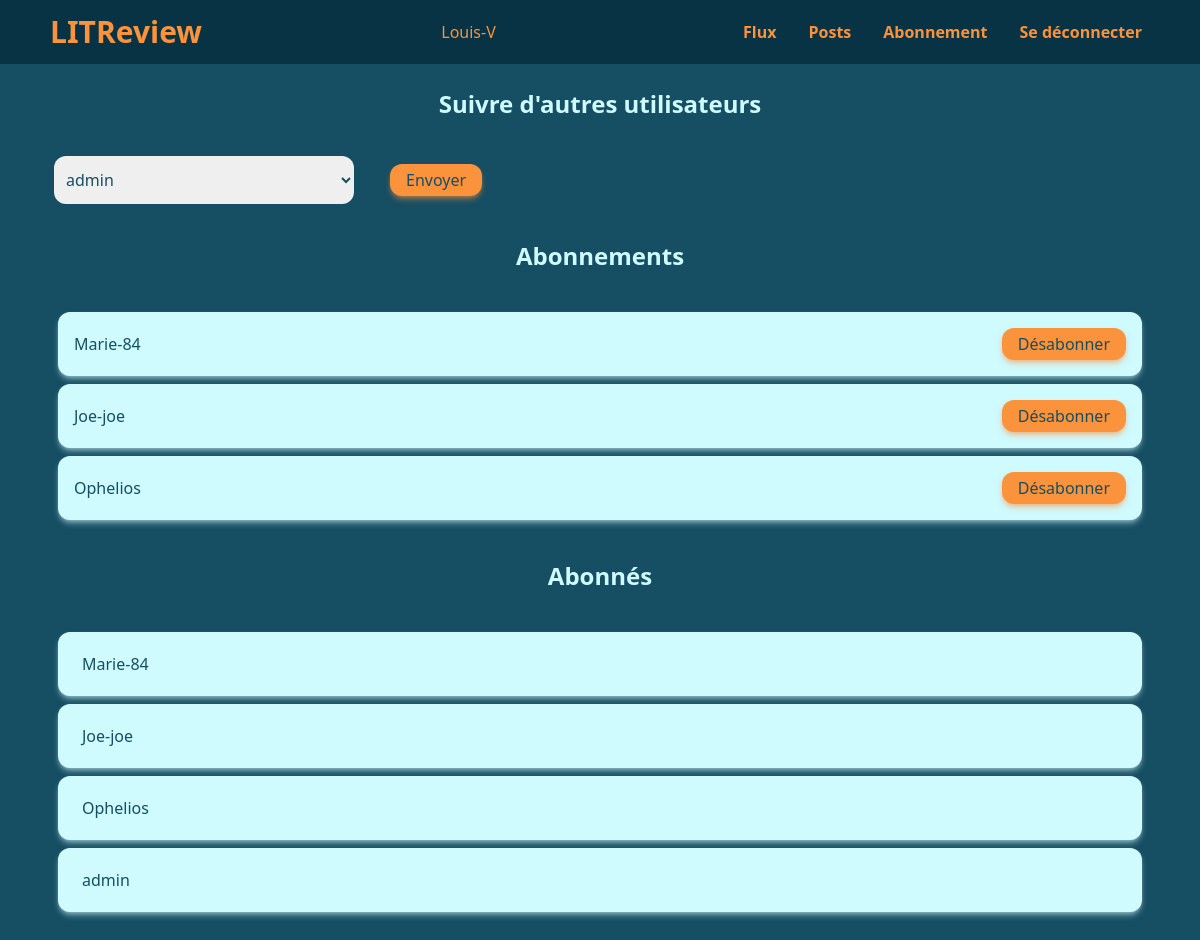
The page /review/follows/ (signed in) on the database its author committed.
### authentication/models.py (models this page shows, shortened)
class User(AbstractBaseUser, PermissionsMixin):
    username = models.CharField(max_length=20, unique=True)
    is_active = models.BooleanField(default=True)
    is_superuser = models.BooleanField(default=False)
    is_staff = models.BooleanField(default=False)
    date_joined = models.DateTimeField(default=timezone.now)
    last_login = models.DateTimeField(blank=True, null=True)
    objects = CustomUserManager()
    USERNAME_FIELD = 'username'
    REQUIRED_FIELDS = []

### review/models.py (models this page shows)
class UserFollows(models.Model):
    user = models.ForeignKey(to=settings.AUTH_USER_MODEL, on_delete=models.CASCADE, related_name='follower')
    followed_user = models.ForeignKey(to=settings.AUTH_USER_MODEL, on_delete=models.CASCADE, related_name='follow_user')
    class Meta:
        unique_together = ('user', 'followed_user', )
    @classmethod
    def get_followers(cls, user_pk):
        return cls.objects.all().filter(followed_user=user_pk)
    @classmethod
    def get_users_followed(cls, user_pk):
        return cls.objects.all().filter(user=user_pk)

### review/views.py (the view, shortened to what this page needs)
# urls.py: path('follows/', views.FollowView.as_view(), name='follows'),
class FollowView(LoginRequiredMixin, View):
    template = 'review/follows.html'
    follow_form_class = forms.FollowForm
    follow_class = models.UserFollows
    def get(self, request):
        form = self.follow_form_class()
        no_following = User.objects.exclude(
            Q(follow_user__user = request.user) |
            Q(pk = request.user.pk)
            )
        form.fields['followed_user'].queryset = no_following
        return render(request, self.template, context=self._get_follow_context(request, form))
    def _get_follow_context(self, request, form):
        return {
            'form': form,
            'followers': self.follow_class.get_followers(request.user),
            'followed': self.follow_class.get_users_followed(request.user)
        }

### review/forms.py
class FollowForm(forms.ModelForm):
    class Meta:
        model = models.UserFollows
        fields = ['followed_user',]
    def __init__(self, *args, **kwargs):
        super().__init__(*args, **kwargs)
        self.fields['followed_user'].empty_label = None

### review/templates/review/follows.html (shortened to what this page needs)
{% extends 'base.html' %}
{% block content %}
    <div class="w-full">
        <h2 class="flex items-center justify-center h-24">Suivre d'autres utilisateurs</h2>
        <form method="post" class="label-none flex items-center">
            {{ form }}
            <button type="submit" class="btn px-4 py-1 ml-8">Envoyer</button>
        </form>
        <h2 class="flex items-center justify-center h-24">Abonnements</h2>
        <ul class="flex flex-col justify-around items-center gap-2 p-2">
            {% for follow in followed %}
                <li class="card-light flex justify-between items-center w-full p-4 h-16">
                    <p>{{ follow.followed_user }}</p>
                    <a href="{% url 'unfollow' id=follow.followed_user.pk %}" class="btn px-4 py-1">Désabonner</a>
                </li>
            {% endfor %}
        </ul>
        <h2 class="flex items-center justify-center h-24">Abonnés</h2>
        <ul class="flex flex-col justify-around items-center gap-2 p-2">
            {% for follower in followers %}
                <li class="card-light flex justify-between items-center w-full p-4 h-16">
                    <p class="p-2">{{ follower.user }}</p>
                </li>
            {% endfor %}
        </ul>
    </div>
{% endblock %}

### templates/base.html (shortened to what this page needs)
<!DOCTYPE html>
<html lang="en">
<head>
    <link rel="stylesheet" href="/static/css/output.css">
</head>
<body class="bg-cyan-900">
    <div class="relative">
        <nav class="flex justify-center fixed top-0 left-0 right-0  h-16 bg-cyan-950 w-full" >
            <div class="nav-text flex justify-between items-center xl:w-2/3 lg:w-11/12">
                <h1>LITReview</h1>
                {% if user.is_authenticated %}
                <p>{{ user }}</p>
                <ul class="flex gap-4">
                    <li>
                        <a href="{% url 'flux' %}" class="nav-hover px-2 font-bold">Flux</a>
                    </li>
                    <li>
                        <a href="{% url 'posts' %}" class="nav-hover px-2 font-bold">Posts</a>
                    </li>
                    <li>
                        <a href="{% url 'follows' %}" class="nav-hover px-2 font-bold">Abonnement</a>
                    </li>
                    <li>
                        <a href="{% url 'logout' %}" class="nav-hover px-2 font-bold">Se déconnecter</a>
                    </li>
                </ul>
                {% endif %}
            </div>
        </nav>
    </div>
    <section class="flex justify-center w-full mt-14 mb-6 text-cyan-900">
        <div class="flex flex-col items-center xl:w-2/3 lg:w-11/12 w-full">
            {% block content %}{% endblock %}
        </div>
    </section>
</body>
</html>

### rows shown on the page
User: username "Louis-V"
UserFollows: followed_user "Marie-84"
UserFollows: followed_user "Joe-joe"
UserFollows: followed_user "Ophelios"
UserFollows: user "Marie-84"
UserFollows: user "Joe-joe"
UserFollows: user "Ophelios"
UserFollows: user "admin"
